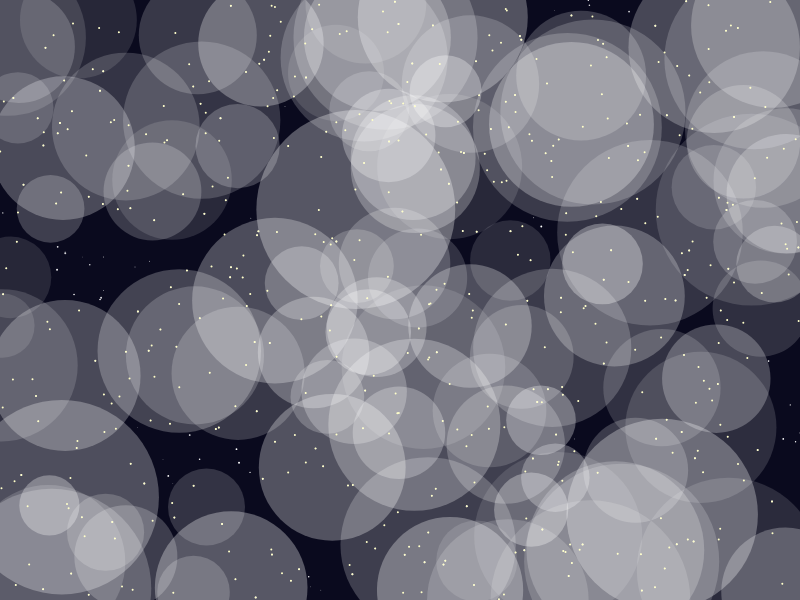
Frame 1 (no input)
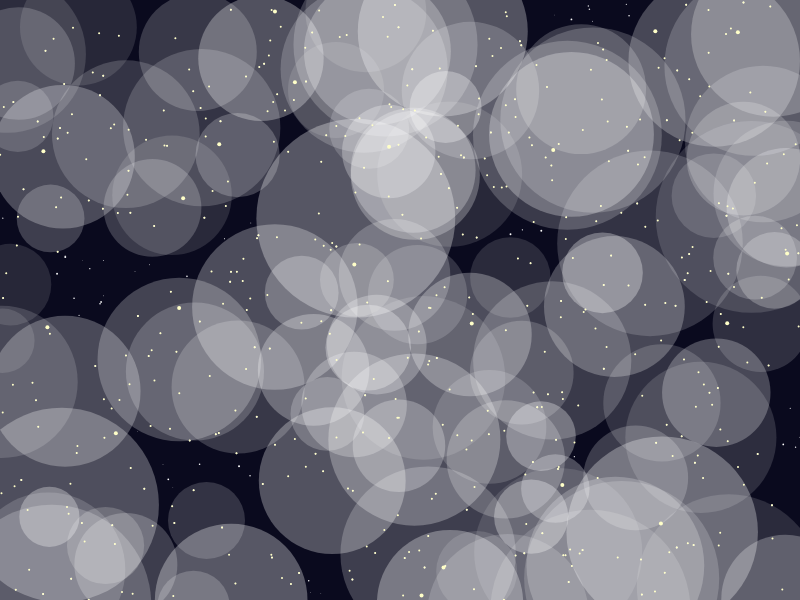
Frame 60 (no input)
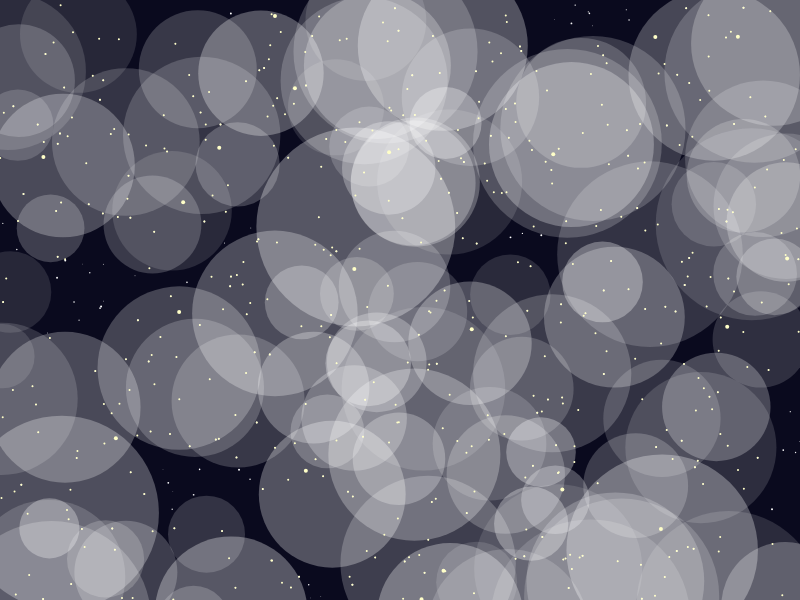
Frame 120 (the mouse pressed at the canvas centre since frame 60)

The p5.js sketch that drew these frames (run headless with seeded random() and noise() and a simulated clock; from frame 60 on, the mouse is pressed at the canvas centre):

// p5.js sketch
// ── sketch.js
let circles = [];
let stars = [];
let flares = [];

const CIRCLE_COUNT = 100;
const STAR_COUNT = 500;
const FLARE_COUNT = 20;

class Circle {
  constructor() {
    this.x = random(width);
    this.y = random(height);
    this.r = random(30, 100);
    this.speed = random(0.1, 0.3);
    this.alpha = random(30, 80);
    this.color = color(255, 255, 255, this.alpha);
  }

  update() {
    this.y += this.speed;
    if (this.y > height + this.r) {
      this.y = -this.r;
      this.x = random(width);
    }
  }

  display() {
    noStroke();
    fill(this.color);
    ellipse(this.x, this.y, this.r * 2);
  }
}

class Star {
  constructor() {
    this.x = random(width);
    this.y = random(height);
    this.size = random(0.5, 2);
    this.brightness = random(150, 255);
    this.speed = random(0.05, 0.1);
    this.pulse = random(TWO_PI);
    this.pulseSpeed = random(0.01, 0.03);
  }

  update() {
    this.y += this.speed;
    if (this.y > height) {
      this.y = 0;
      this.x = random(width);
    }
    this.pulse += this.pulseSpeed;
  }

  display() {
    const pulseValue = sin(this.pulse) * 50 + 100;
    noStroke();
    fill(255, 255, 255, this.brightness + pulseValue);
    ellipse(this.x, this.y, this.size);
  }
}

class Flare {
  constructor(x, y) {
    this.x = x;
    this.y = y;
    this.radius = 0;
    this.maxRadius = random(10, 30);
    this.alpha = 255;
    this.color = color(255, 255, 200, this.alpha);
  }

  update() {
    this.radius += 1;
    this.alpha -= 5;
    return this.alpha <= 0;
  }

  display() {
    noStroke();
    fill(this.color);
    ellipse(this.x, this.y, this.radius * 2);
  }
}

function setup() {
  createCanvas(800, 600);
  for (let i = 0; i < CIRCLE_COUNT; i++) {
    circles.push(new Circle());
  }
  for (let i = 0; i < STAR_COUNT; i++) {
    stars.push(new Star());
  }
}

function draw() {
  background(10, 10, 30);

  // Update and display circles
  for (let circle of circles) {
    circle.update();
    circle.display();
  }

  // Update and display stars
  for (let star of stars) {
    star.update();
    star.display();
  }

  // Check for interactions between stars and circles
  for (let star of stars) {
    for (let circle of circles) {
      let dx = star.x - circle.x;
      let dy = star.y - circle.y;
      let distance = sqrt(dx * dx + dy * dy);
      if (distance < circle.r + star.size / 2) {
        flares.push(new Flare(star.x, star.y));
        break;
      }
    }
  }

  // Update and display flares
  for (let i = flares.length - 1; i >= 0; i--) {
    let flare = flares[i];
    if (flare.update()) {
      flares.splice(i, 1);
    } else {
      flare.display();
    }
  }

  // Cap flare count to prevent buildup
  if (flares.length > FLARE_COUNT) {
    flares.splice(0, flares.length - FLARE_COUNT);
  }
}
